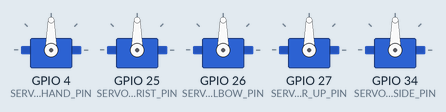
This sketch was run on a simulated ESP32. Shown: 5 × servo.

Above: at 0.05 s.
At 1.95 s:
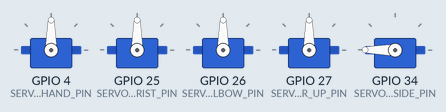
At 4.0 s:
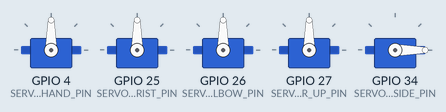
Timing chart, 0 to 5.2 s (numbered marks = the images above):
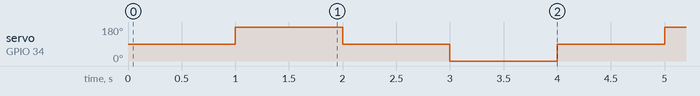

The sketch:

ArmTest.ino
```cpp
#include "Arduino.h"
#include "ArmController.h"

void setup() {
  Serial.begin(115200);
  setupArmController();
  resetPostions();
}

void loop() {
  setArmAngles(false, 90, 90, 90, 90);
  delay(1000);
  setArmAngles(false, 90, 90, 90, 180);
  delay(1000);
  setArmAngles(false, 90, 90, 90, 90);
  delay(1000);
  setArmAngles(false, 90, 90, 90, 0);
  delay(1000);
}
```

ArmController.cpp
```cpp
#include "Arduino.h"
#include <ESP32Servo.h>

#define SERVO_HAND_PIN 4
#define SERVO_WRIST_PIN 25
#define SERVO_ELBOW_PIN 26
#define SERVO_SHOULDER_UP_PIN 27
#define SERVO_SHOULDER_SIDE_PIN 34

Servo ServoHand;
Servo ServoWrist;
Servo ServoElbow;
Servo ServoShoulderUp;
Servo ServoShoulderSide;


void resetPostions() {
  ServoWrist.write(90);
  ServoElbow.write(60);
  ServoShoulderUp.write(0);
  ServoShoulderSide.write(0);
}

void setArmAngles(bool handOpen, int wristAngle, int elbowAngle, int shoulderUpAngle, int shoulderSideAngle) {
  if (handOpen) {
    ServoWrist.write(90);
  } else {
    ServoWrist.write(0);
  }

  ServoWrist.write(wristAngle);
  ServoElbow.write(elbowAngle);
  ServoShoulderUp.write(shoulderUpAngle);
  ServoShoulderSide.write(shoulderSideAngle);
}

void setServoAngle(int servo, int angle){
    if (servo == 0) {
        ServoWrist.write(angle);
    }else if(servo == 1){
        ServoElbow.write(angle);
    }else if(servo == 2){
        ServoShoulderUp.write(angle);
    }else if(servo == 3){
        ServoShoulderSide.write(angle);
    }
}

void setupArmController() {
  ServoHand.attach(SERVO_HAND_PIN);
  ServoWrist.attach(SERVO_WRIST_PIN);
  ServoElbow.attach(SERVO_ELBOW_PIN);
  ServoShoulderUp.attach(SERVO_SHOULDER_UP_PIN);
  ServoShoulderSide.attach(SERVO_SHOULDER_SIDE_PIN);
}
```

ArmController.h
```cpp
#ifndef ArmController_H
#define ArmController_H

void setupArmController();
void setServoAngle(int servo, int angle);
void setArmAngles(bool handOpen,int wristAngle,int elbowAngle, int shoulderUpAngle, int shoulderSideAngle);
void resetPostions();

#endif
```

Measured:
- by itself, servo on GPIO 34 (SERVO_SHOULDER_SIDE_PIN): repeats every 4.0 s: 90° 1.0 s, 0° 1.0 s, 90° 1.0 s, 180° 1.0 s
